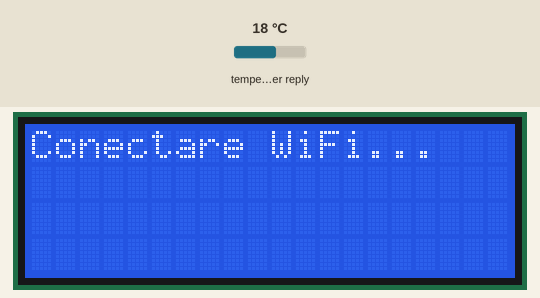
Simulated run of this sketch. Board: ESP32-S3. On the bench: 20×4 character LCD. The inputs (shaded band) are chosen by the test bench; at power-on: temperature in the weather reply 18 °C. WiFi joins after 1.5 s; servers stay silent unless stated; the local clock reads 2024-03-15 10:24:30 at power-on unless the sketch sets it; web services answer with replies made up by the test bench; what the sketch prints to the serial monitor is not drawn.

Above: at 0.2 s.
At 1.7 s:
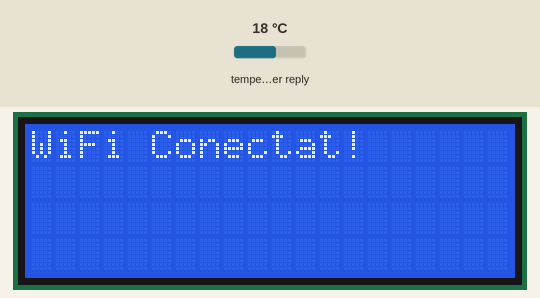
At 3.1 s:
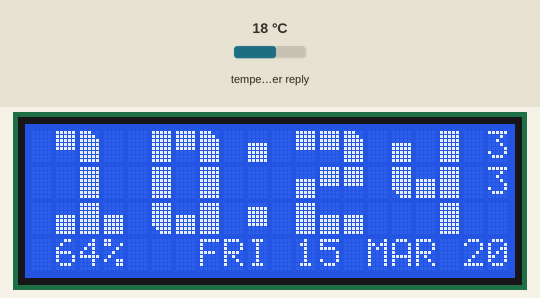
At 21.75 s:
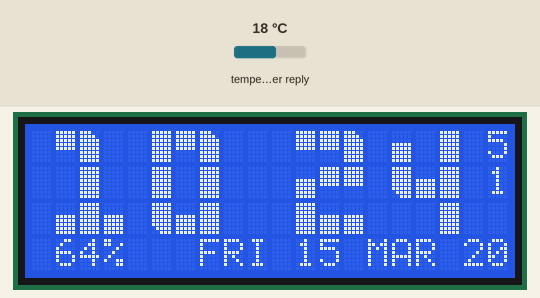
At 31.6 s:
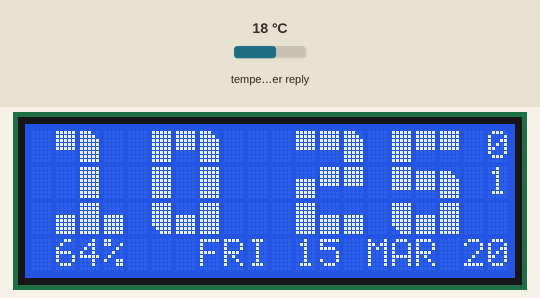
At 39.1 s:
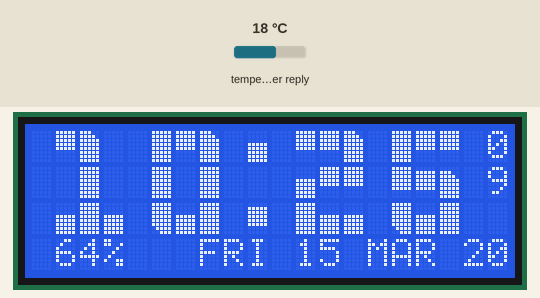

The sketch:

NTPclock_weather_v0.ino
```cpp
// ============================================================================
// Ceas LCD 20x4 I2C (8/9) cu Open-Meteo Craiova pentru ESP32-S3 SuperMini (Nicu Florica / niq_ro)
// Adaptat dupa schita originala de la https://www.youtube.com/watch?v=8txWH-ZVqIE&t=1049s
// ============================================================================

#include <Wire.h>
#include <WiFi.h>
#include <WiFiMulti.h>
#include <WiFiClientSecure.h>
#include <HTTPClient.h>
#include <ArduinoJson.h>
#include <LiquidCrystal_I2C.h>
#include <time.h>

// Configurare pini I2C ceruti pentru ESP32-S3 SuperMini
#define I2C_SDA 8
#define I2C_SCL 9

// Initializare LCD 20x4 la adresa standard 0x27
LiquidCrystal_I2C lcd(0x27, 20, 4);

WiFiMulti wifiMulti;

char *Mon[] = {"JAN", "FEB", "MAR", "APR", "MAY", "JUN", "JUL", "AUG", "SEP", "OCT", "NOV", "DEC"};
char *Day[] = {"SUN", "MON", "TUE", "WED", "THU", "FRI", "SAT"};

// Fusul orar pentru Romania (GMT+2 / +3 cu DST gestionat de configTime)
long timezone = 2 * 3600;
int dst = 3600; // Seteaza 0 daca observi decalaje in afara perioadei orei de vara
char ntp_server1[] = "pool.ntp.org";
char ntp_server2[] = "time.nist.gov";

// Variabile meteo Open-Meteo Craiova
int temperature = 0;
int umiditate = 0;
bool dateMeteoValide = false;
String stareVreme = "---"; // Noua variabilă pentru starea vremii

int msecond, second, minute, hour, dayOfWeek, dayOfMonth, month, year, dots;
unsigned long lastSecond = millis();
unsigned long currentMillis = 0;
unsigned long scrollMillis = 0;
unsigned long lastUpdateTime = 0;
unsigned long lastUpdateData = 0;
unsigned int stringLength;
char timeBuffer[100]; // Dimensiune marita si corectata pentru textul extins

const int MESSAGE_LENGTH = sizeof(timeBuffer);
const int DISPLAY_WIDTH = 20;
int g_nPosition = 0;
String upperSec = "0";
String underSec = "0";

#define B 0x20

// Matricea de caractere mari pastrata din codul tau original
char bn1[] = {
  8, 2, 1, 2, 1, B, 2, 2, 1, 2, 2, 1, 3, B, 8, 8, 2, 2, 8, 2, 2, 2, 2, 8, 8, 2, 1, 8, 2, 1, 8, 2, 1, 8, 2, 1, 3, 2, 2, 8, 2, 1, 8, 2, 2, 8, 2, 2, 8, 2, 1, 8, B, 8, B, 8, B, B, B, 8, 8, B, 8, 8, B, B, 8, 3, 1, 8, B, 1, 8, 2, 1, 8, 2, 1, 8, 2, 1, 8, 2, 1, 8, 2, 5, 2, 8, 2, 8, B, 8, 8, B, 8, 8, B, 8, 8, B, 8, 8, B, 8, 2, 2, 1, B, B, B
};
char bn2[] = {
  8, B, 8, B, 8, B , 3, 2, 2, B, 6, 1, 4, 3, 8, 5, 6, 7, 8, 6, 7, B, 3, 2, 8, 6, 8, 5, 6, 8, 8, 6, 8, 8, 6, 1, 8, B, B, 8, B, 8, 8, 6, B, 8, 6, B, 8, B, 3, 8, 6, 8, B, 8, B, B, B, 8, 8, 6, 2, 8, B, B, 8, B, 8, 8, 4, 8, 8, B, 8, 8, 2, 2, 8, B, 8, 8, 3, 8, 2, 2, 1, B, 8, B, 8, B, 8, 8, B, 8, 8, B, 8, B, 6, B, 2, 3, 2, B, 6, B, B, B, B
};
char bn3[] = {
  4, 3, 8, 3, 8, 3, 8, 3, 3, 3, 3, 8, B, B, 8, 4, 3, 8, 4, 3, 8, B, 8, B, 4, 3, 8, B, B, 8, 8, B, 8, 8, 3, 8, 4, 3, 3, 8, 3, 8, 8, 3, 3, 8, B, B, 4, 3, 8, 8, B, 8, B, 8, B, 4, 8, B, 8, B, 1, 8, 3, 3, 8, B, 8, 8, B, 8, 4, 3, 8, 8, B, B, 4, 3, 7, 8, B, 1, 4, 3, 8, B, 8, B, 4, 3, 8, 2, 3, 2, 4, 2, 8, 8, B, 8, B, 8, B, 4, 3, 3, B, B, B
};

void DefineLargeChar();
void printTwoNumber(uint8_t number, uint8_t position);
void printColons(uint8_t position);
void printNoColons(uint8_t position);
void updateData();
void updateTime();
void concatenate();
void scrollDisplay(int line, int speed);

void setup() {
  Serial.begin(115200);

  // Pornirea I2C cu pinii ceruti (8 si 9) inainte de initializarea LCD
  Wire.begin(I2C_SDA, I2C_SCL);

  lcd.begin();
  lcd.backlight();
  DefineLargeChar();
  lcd.clear();
  lcd.print("Conectare WiFi...");

  // Adaugare cele doua retele stabilite anterior
  wifiMulti.addAP("bbk", "internet");
  wifiMulti.addAP("bbk2", "internet2");

  while (wifiMulti.run() != WL_CONNECTED) {
    Serial.print(".");
    delay(500);
  }

  lcd.clear();
  lcd.print("WiFi Conectat!");
  delay(1000);

  // Configurare timp local cu serverele NTP
  configTime(timezone, dst, ntp_server1, ntp_server2);
  lcd.clear();
  lcd.print("Sincronizare NTP...");

  struct tm timeinfo;
  while (!getLocalTime(&timeinfo)) {
    Serial.print(".");
    delay(500);
  }

  lcd.clear();
  updateTime();
  updateData();
}

void loop() {
  currentMillis = millis();

  // Verificare Wi-Fi si actualizari periodice
  if (WiFi.status() != WL_CONNECTED) {
    wifiMulti.run();
  }

  if ((currentMillis - lastUpdateTime) > 300000) updateTime();
  if ((currentMillis - lastUpdateData) > 900000) updateData(); // Update meteo la 15 minute
  if (year < 2000) updateTime();

  dots = (currentMillis % 1000) < 500;
  if (dots) printColons(9); else printNoColons(9);

  if ((millis() - lastSecond) > 1000) {
    lastSecond = millis();
    second++;
    if (second > 59) {
      second = 0;
      minute++;
      if (minute > 59) {
        minute = 0;
        hour++;
        if (hour > 23) hour = 0;
      }
    }

    if (second < 10) {
      upperSec = "0";
      underSec = (String(second)).substring(0, 1);
    } else {
      upperSec = (String(second)).substring(0, 1);
      underSec = (String(second)).substring(1, 2);
    }

    printTwoNumber(hour, 1);
    printTwoNumber(minute, 11);
    lcd.setCursor(19, 0); lcd.print(upperSec);
    lcd.setCursor(19, 1); lcd.print(underSec);
  }

  concatenate();
  scrollDisplay(3, 350); // Derulare text pe linia 4
}

// Rescris complet pentru utilizarea HTTPS securizat Open-Meteo Craiova
void updateData() {
  lastUpdateData = millis();

  if (WiFi.status() == WL_CONNECTED) {
    String latitudinea = "44.3311";
    String longitudinea = "23.8147";
    String adresaCompleta = "https://api.open-meteo.com/v1/forecast?latitude=" + latitudinea +
                            "&longitude=" + longitudinea + "&current=temperature_2m,relative_humidity_2m";

    WiFiClientSecure client;
    client.setInsecure(); // Ignora verificarea greoaie a certificatelor publice

    HTTPClient http;
    http.setTimeout(5000);

    if (http.begin(client, adresaCompleta)) {
      int httpCode = http.GET();

      if (httpCode == HTTP_CODE_OK) {
        String payload = http.getString();

        // Alocare compatibila cu versiunea 6 de ArduinoJson pe care o detii
        DynamicJsonDocument doc(1024);
        DeserializationError error = deserializeJson(doc, payload);

        if (!error) {
          float tempFloat = doc["current"]["temperature_2m"];
          temperature = (int)round(tempFloat);
          umiditate = doc["current"]["relative_humidity_2m"];
          dateMeteoValide = true;
          Serial.printf("[Open-Meteo] Craiova Temp: %d C, Umiditate: %d%%\n", temperature, umiditate);
        } else {
          dateMeteoValide = false;
        }
      } else {
        dateMeteoValide = false;
      }
      http.end();
    }
  }
}

// Actualizare folosind functiile native stabile de ESP32
void updateTime() {
  lastUpdateTime = millis();
  struct tm timeinfo;
  if (getLocalTime(&timeinfo)) {
    year = timeinfo.tm_year + 1900;
    month = timeinfo.tm_mon;
    dayOfMonth = timeinfo.tm_mday;
    dayOfWeek = timeinfo.tm_wday;
    hour = timeinfo.tm_hour;
    minute = timeinfo.tm_min;
    second = timeinfo.tm_sec;
  }
}

// Concatenare text scrollbar cu suport Open-Meteo (Temperatura + Umiditate)
void concatenate() {
  int i;
  memset(timeBuffer, ' ', (MESSAGE_LENGTH - 1));

  if (dateMeteoValide) {
    // Am inlocuit \xDFC cu \337C pentru a genera cercul de grad corect pe LCD
    snprintf(timeBuffer, (MESSAGE_LENGTH - 1), "  %s %02d %s %04d Temp: %d\337C RH: %d%% ",
             Day[dayOfWeek], dayOfMonth, Mon[month], year, temperature, umiditate);
  } else {
    snprintf(timeBuffer, (MESSAGE_LENGTH - 1), "  %s %02d %s %04d Meteo Error ",
             Day[dayOfWeek], dayOfMonth, Mon[month], year);
  }

  for (i = 0; i < 3; i++) {
    timeBuffer[(MESSAGE_LENGTH - 2) + i] = ' ';
  }

  String timestr = String(timeBuffer);
  stringLength = timestr.length();
}

// Toate functiile de desenare custom din schita ta originală au fost pastrate intacte mai jos
void scrollDisplay(int line, int speed) {
  int i;
  if ((currentMillis - scrollMillis) > speed) {
    scrollMillis = millis();

    if (g_nPosition < stringLength - DISPLAY_WIDTH) {
      for (i = 0; i < DISPLAY_WIDTH; i++) {
        lcd.setCursor(i, line);
        lcd.print(timeBuffer[g_nPosition + i]);
        lcd.print(timeBuffer[stringLength] = ' ');
      }
    } else {
      int nChars = stringLength - g_nPosition;
      for (i = 0; i < nChars; i++) {
        lcd.setCursor(i, line);
        lcd.print(timeBuffer[g_nPosition + i]);
        lcd.print(timeBuffer[stringLength] = ' ');
      }
      for (i = 0; i < (DISPLAY_WIDTH - nChars); i++) {
        lcd.setCursor(nChars + i, line);
        lcd.print(timeBuffer[i]);
        lcd.print(timeBuffer[stringLength] = ' ');
      }
    }

    g_nPosition++;
    if (g_nPosition >= stringLength) {
      g_nPosition = 0;
    }
  }
}

void printTwoNumber(uint8_t number, uint8_t position) {
  int digit0 = number % 10;
  int digit1 = number / 10;

  lcd.setCursor(position, 0);
  lcd.write(bn1[digit1 * 3]); lcd.write(bn1[digit1 * 3 + 1]); lcd.write(bn1[digit1 * 3 + 2]);
  lcd.write(B);
  lcd.write(bn1[digit0 * 3]); lcd.write(bn1[digit0 * 3 + 1]); lcd.write(bn1[digit0 * 3 + 2]);

  lcd.setCursor(position, 1);
  lcd.write(bn2[digit1 * 3]); lcd.write(bn2[digit1 * 3 + 1]); lcd.write(bn2[digit1 * 3 + 2]);
  lcd.write(B);
  lcd.write(bn2[digit0 * 3]); lcd.write(bn2[digit0 * 3 + 1]); lcd.write(bn2[digit0 * 3 + 2]);

  lcd.setCursor(position, 2);
  lcd.write(bn3[digit1 * 3]); lcd.write(bn3[digit1 * 3 + 1]); lcd.write(bn3[digit1 * 3 + 2]);
  lcd.write(B);
  lcd.write(bn3[digit0 * 3]); lcd.write(bn3[digit0 * 3 + 1]); lcd.write(bn3[digit0 * 3 + 2]);
}

void printColons(uint8_t position) {
  lcd.setCursor(position, 0); lcd.write(3);
  lcd.setCursor(position, 2); lcd.write(6);
}

void printNoColons(uint8_t position) {
  lcd.setCursor(position, 0); lcd.write(B);
  lcd.setCursor(position, 2); lcd.write(B);
}

void DefineLargeChar() {
  uint8_t cc1[8] = { B11100, B11110, B11111, B11111, B11111, B11111, B11111, B11111 };
  uint8_t cc2[8] = { B11111, B11111, B11111, B11111, B11111, B00000, B00000, B00000 };
  uint8_t cc3[8] = { B00000, B00000, B00000, B11111, B11111, B11111, B11111, B11111 };
  uint8_t cc4[8] = { B11111, B11111, B11111, B11111, B11111, B11111, B01111, B00111 };
  uint8_t cc5[8] = { B11111, B11111, B11111, B11111, B11111, B11111, B00000, B00000 };
  uint8_t cc6[8] = { B00000, B11111, B11111, B11111, B11111, B11111, B00000, B00000 };
  uint8_t cc7[8] = { B00000, B11100, B11110, B11111, B11111, B11111, B11111, B11111 };
  uint8_t cc8[8] = { B11111, B11111, B11111, B11111, B11111, B11111, B11111, B11111 };

  lcd.createChar(1, cc1); lcd.createChar(2, cc2); lcd.createChar(3, cc3); lcd.createChar(4, cc4);
  lcd.createChar(5, cc5); lcd.createChar(6, cc6); lcd.createChar(7, cc7); lcd.createChar(8, cc8);
}
```

Measured:
- what the display in image 1 shows lasts 1.0 s, from 1.7 s to 2.7 s
- what the display in image 2 shows lasts 0.5 s, from 3.0 s to 3.5 s
